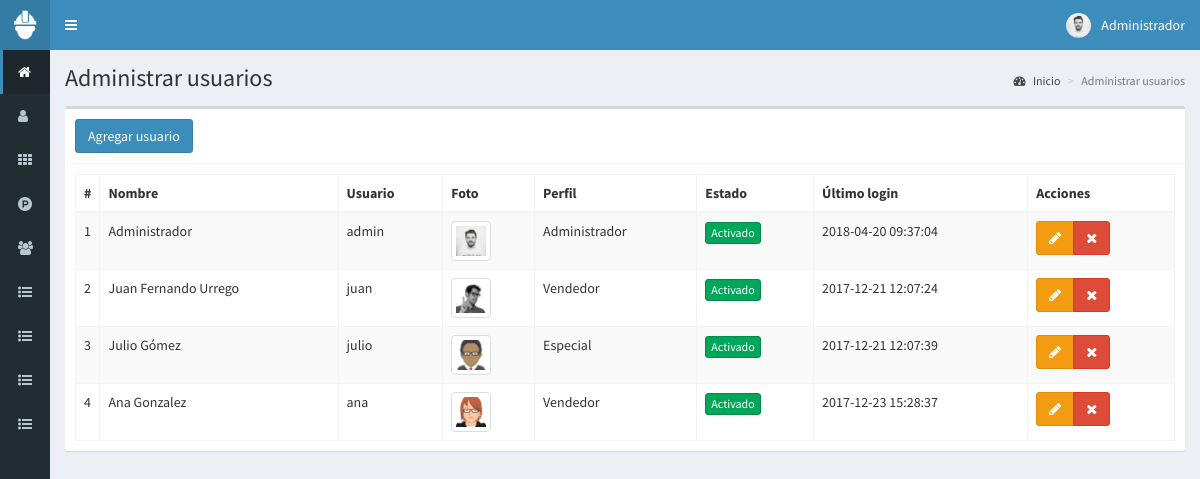
/usuarios (signed in), run on the app's committed database.
### tables this page shows
CREATE TABLE `usuarios` (
  `id` int(11) NOT NULL,
  `nombre` text NOT NULL,
  `usuario` text NOT NULL,
  `password` text NOT NULL,
  `perfil` text NOT NULL,
  `foto` text NOT NULL,
  `estado` int(11) NOT NULL,
  `ultimo_login` datetime NOT NULL,
  `fecha` timestamp NOT NULL DEFAULT CURRENT_TIMESTAMP ON UPDATE CURRENT_TIMESTAMP
);

### controladores/plantilla.controlador.php (called while the page is built)
<?php
class ControladorPlantilla{
	static public function ctrPlantilla(){
		include "vistas/plantilla.php";
	}
}

### index.php (called while the page is built, shortened)
<?php
require_once "controladores/plantilla.controlador.php";
require_once "controladores/usuarios.controlador.php";
require_once "controladores/compras.controlador.php";
require_once "modelos/usuarios.modelo.php";
$plantilla = new ControladorPlantilla();
$plantilla -> ctrPlantilla();

### controladores/usuarios.controlador.php (called while the page is built, shortened)
<?php
class ControladorUsuarios{
	static public function ctrMostrarUsuarios($item, $valor){
		$tabla = "usuarios";
		$respuesta = ModeloUsuarios::MdlMostrarUsuarios($tabla, $item, $valor);
		return $respuesta;
	}
}

### modelos/conexion.php (called while the page is built)
<?php
class Conexion{
	static public function conectar(){
		$link = new PDO("mysql:host=localhost;dbname=pos",
			            "root",
			            "");
		$link->exec("set names utf8");
		return $link;
	}
}

### modelos/usuarios.modelo.php (called while the page is built, shortened)
<?php
require_once "conexion.php";
class ModeloUsuarios{
	static public function mdlMostrarUsuarios($tabla, $item, $valor){
		if($item != null){
			$stmt = Conexion::conectar()->prepare("SELECT * FROM $tabla WHERE $item = :$item");
			$stmt -> bindParam(":".$item, $valor, PDO::PARAM_STR);
			$stmt -> execute();
			return $stmt -> fetch();
		}else{
			$stmt = Conexion::conectar()->prepare("SELECT * FROM $tabla");
			$stmt -> execute();
			return $stmt -> fetchAll();
		}
	}
}

### vistas/modulos/usuarios.php (the view, shortened to what this page needs)
<div class="content-wrapper">
  <section class="content-header">
    <h1>
      Administrar usuarios
    </h1>
    <ol class="breadcrumb">
      <li><a href="inicio"><i class="fa fa-dashboard"></i> Inicio</a></li>
      <li class="active">Administrar usuarios</li>
    </ol>
  </section>
  <section class="content">
    <div class="box">
      <div class="box-header with-border">
        <button class="btn btn-primary" data-toggle="modal" data-target="#modalAgregarUsuario">
          Agregar usuario
        </button>
      </div>
      <div class="box-body">
       <table class="table table-bordered table-striped dt-responsive tablas">
        <thead>
         <tr>
           <th style="width:10px">#</th>
           <th>Nombre</th>
           <th>Usuario</th>
           <th>Foto</th>
           <th>Perfil</th>
           <th>Estado</th>
           <th>Último login</th>
           <th>Acciones</th>
         </tr>
        </thead>
        <tbody>
        <?php
        $item = null;
        $valor = null;
        $usuarios = ControladorUsuarios::ctrMostrarUsuarios($item, $valor);
       foreach ($usuarios as $key => $value){
          echo ' <tr>
                  <td>'.($key+1).'</td>
                  <td>'.$value["nombre"].'</td>
                  <td>'.$value["usuario"].'</td>';
                  if($value["foto"] != ""){
                    echo '<td><img src="'.$value["foto"].'" class="img-thumbnail" width="40px"></td>';
                  }else{
                    echo '<td><img src="vistas/img/usuarios/default/anonymous.png" class="img-thumbnail" width="40px"></td>';
                  }
                  echo '<td>'.$value["perfil"].'</td>';
                  if($value["estado"] != 0){
                    echo '<td><button class="btn btn-success btn-xs btnActivar" idUsuario="'.$value["id"].'" estadoUsuario="0">Activado</button></td>';
                  }else{
                    echo '<td><button class="btn btn-danger btn-xs btnActivar" idUsuario="'.$value["id"].'" estadoUsuario="1">Desactivado</button></td>';
                  }
                  echo '<td>'.$value["ultimo_login"].'</td>
                  <td>
                    <div class="btn-group">
                      <button class="btn btn-warning btnEditarUsuario" idUsuario="'.$value["id"].'" data-toggle="modal" data-target="#modalEditarUsuario"><i class="fa fa-pencil"></i></button>
                      <button class="btn btn-danger btnEliminarUsuario" idUsuario="'.$value["id"].'" fotoUsuario="'.$value["foto"].'" usuario="'.$value["usuario"].'"><i class="fa fa-times"></i></button>
                    </div>
                  </td>
                </tr>';
        }
        ?>
        </tbody>
       </table>
      </div>
    </div>
  </section>
</div>

### vistas/plantilla.php (shortened to what this page needs)
<!DOCTYPE html>
<html>
<head>
    <link rel="stylesheet" href="vistas/bower_components/bootstrap/dist/css/bootstrap.min.css">
    <link rel="stylesheet" href="vistas/bower_components/font-awesome/css/font-awesome.min.css">
    <link rel="stylesheet" href="vistas/bower_components/Ionicons/css/ionicons.min.css">
    <link rel="stylesheet" href="vistas/dist/css/AdminLTE.css">
    <link rel="stylesheet" href="vistas/dist/css/skins/_all-skins.min.css">
    <link rel="stylesheet" href="vistas/bower_components/datatables.net-bs/css/dataTables.bootstrap.min.css">
    <link rel="stylesheet" href="vistas/bower_components/datatables.net-bs/css/responsive.bootstrap.min.css">
    <link rel="stylesheet" href="vistas/plugins/iCheck/all.css">
</head>
<body class="hold-transition skin-blue sidebar-collapse sidebar-mini login-page">
<?php
if (isset($_SESSION["iniciarSesion"]) && $_SESSION["iniciarSesion"] == "ok") {
    echo '<div class="wrapper">';
    include "modulos/cabezote.php";
    include "modulos/menu.php";
    if (isset($_GET["ruta"])) {
        if ($_GET["ruta"] == "inicio" ||
            $_GET["ruta"] == "usuarios" ||
            $_GET["ruta"] == "categorias" ||
            $_GET["ruta"] == "productos" ||
            $_GET["ruta"] == "clientes" ||
            $_GET["ruta"] == "ventas" ||
            $_GET["ruta"] == "compras" ||
            $_GET["ruta"] == "ajustes" ||
            $_GET["ruta"] == "cotizaciones" ||
            $_GET["ruta"] == "crear-venta" ||
            $_GET["ruta"] == "editar-venta" ||
            $_GET["ruta"] == "crear-compra" ||
            $_GET["ruta"] == "editar-compra" ||
            $_GET["ruta"] == "editar-cotizacion" ||
            $_GET["ruta"] == "crear-cotizacion" ||
            $_GET["ruta"] == "reportes" ||
            $_GET["ruta"] == "salir"
        ) {
            include "modulos/" . $_GET["ruta"] . ".php";
        } else {
            include "modulos/404.php";
        }
    } else {
        include "modulos/inicio.php";
    }
    echo '</div>';
} else {
    include "modulos/login.php";
}
?>
</body>
</html>

### vistas/modulos/cabezote.php (shortened to what this page needs)
<header class="main-header">
<a href="inicio" class="logo">
	<span class="logo-mini">
		<img src="vistas/img/plantilla/icono-blanco.png" class="img-responsive" style="padding:10px">
	</span>
</a>
<nav class="navbar navbar-static-top" role="navigation">
 	<a href="#" class="sidebar-toggle" data-toggle="push-menu" role="button">
     	</a>
	<div class="navbar-custom-menu">
		<ul class="nav navbar-nav">
			<li class="dropdown user user-menu">
				<a href="#" class="dropdown-toggle" data-toggle="dropdown">
				<?php
				if($_SESSION["foto"] != ""){
					echo '<img src="'.$_SESSION["foto"].'" class="user-image">';
				}else{
					echo '<img src="vistas/img/usuarios/default/anonymous.png" class="user-image">';
				}
				?>
					<span class="hidden-xs"><?php  echo $_SESSION["nombre"]; ?></span>
				</a>
			</li>
		</ul>
	</div>
</nav>
</header>

### vistas/modulos/menu.php (shortened to what this page needs)
<aside class="main-sidebar">
	 <section class="sidebar">
		<ul class="sidebar-menu">
			<li class="active">
				<a href="inicio">
					<i class="fa fa-home"></i>
				</a>
			</li>
			<li>
				<a href="usuarios">
					<i class="fa fa-user"></i>
				</a>
			</li>
			<li>
				<a href="categorias">
					<i class="fa fa-th"></i>
				</a>
			</li>
			<li>
				<a href="productos">
					<i class="fa fa-product-hunt"></i>
				</a>
			</li>
			<li>
				<a href="clientes">
					<i class="fa fa-users"></i>
				</a>
			</li>
            <li class="treeview">
                <a href="#">
                    <i class="fa fa-list-ul"></i>
                </a>
            </li>
            <li class="treeview">
                <a href="#">
                    <i class="fa fa-list-ul"></i>
                </a>
            </li>
			<li class="treeview">
				<a href="#">
					<i class="fa fa-list-ul"></i>
				</a>
			</li>
            <li class="treeview">
                <a href="#">
                    <i class="fa fa-list-ul"></i>
                </a>
            </li>
		</ul>
	 </section>
</aside>

### data on the page
usuarios: nombre "Administrador", usuario "admin", foto (picture), perfil "Administrador", ultimo_login "2018-04-20 09:37:04"
usuarios: nombre "Juan Fernando Urrego", usuario "juan", foto (picture), perfil "Vendedor", ultimo_login "2017-12-21 12:07:24"
usuarios: nombre "Julio Gómez", usuario "julio", foto (picture), perfil "Especial", ultimo_login "2017-12-21 12:07:39"
usuarios: nombre "Ana Gonzalez", usuario "ana", foto (picture), perfil "Vendedor", ultimo_login "2017-12-23 15:28:37"

### other printed values
$_SESSION["nombre"] "Administrador"
